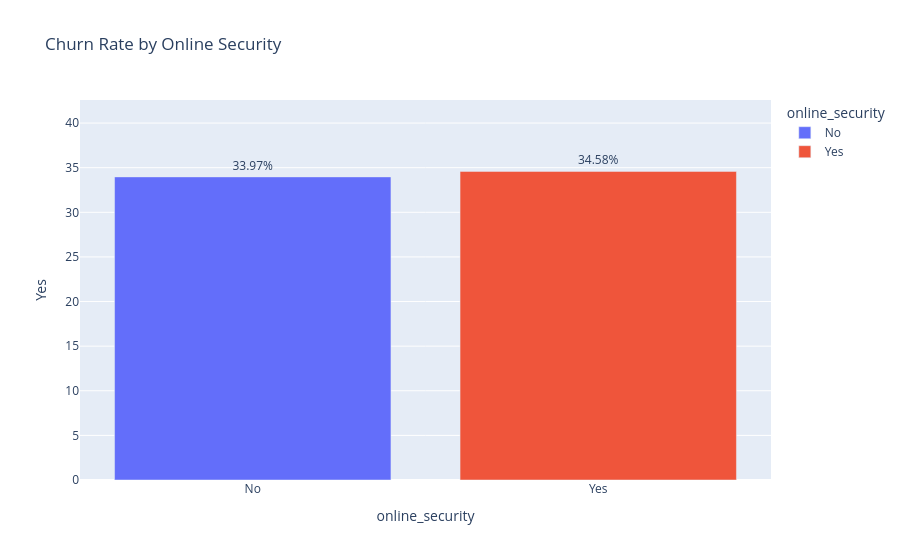

Notebook source saved alongside this figure:
### Code cell
fig = px.bar(
    security_churn,
    y='Yes',
    color=security_churn.index,
    text='Yes',
    title='Churn Rate by Online Security'
)

fig.update_traces(
    texttemplate='%{text:.2f}%',
    textposition='outside'
)

fig.update_yaxes(
    range=[0, security_churn['Yes'].max() + 8]
)

fig.show()

### Figure 1 — Plotly figure (JSON) as saved in the notebook; plotly's stock layout.template omitted (floating-point values rounded to 4 significant figures)
{"data": [{"hovertemplate": "online_security=%{x}<br>Yes=%{text}<extra></extra>", "legendgroup": "No", "marker": {"color": "#636efa", "pattern": {"shape": ""}}, "name": "No", "orientation": "v", "showlegend": true, "text": [33.97], "textposition": "outside", "texttemplate": "%{text:.2f}%", "type": "bar", "x": ["No"], "xaxis": "x", "y": [33.97], "yaxis": "y"}, {"hovertemplate": "online_security=%{x}<br>Yes=%{text}<extra></extra>", "legendgroup": "Yes", "marker": {"color": "#EF553B", "pattern": {"shape": ""}}, "name": "Yes", "orientation": "v", "showlegend": true, "text": [34.58], "textposition": "outside", "texttemplate": "%{text:.2f}%", "type": "bar", "x": ["Yes"], "xaxis": "x", "y": [34.58], "yaxis": "y"}], "layout": {"barmode": "relative", "legend": {"title": {"text": "online_security"}, "tracegroupgap": 0}, "title": {"text": "Churn Rate by Online Security"}, "xaxis": {"anchor": "y", "categoryarray": ["No", "Yes"], "categoryorder": "array", "domain": [0, 1], "title": {"text": "online_security"}}, "yaxis": {"anchor": "x", "domain": [0, 1], "range": [0, 42.58], "title": {"text": "Yes"}}}}
